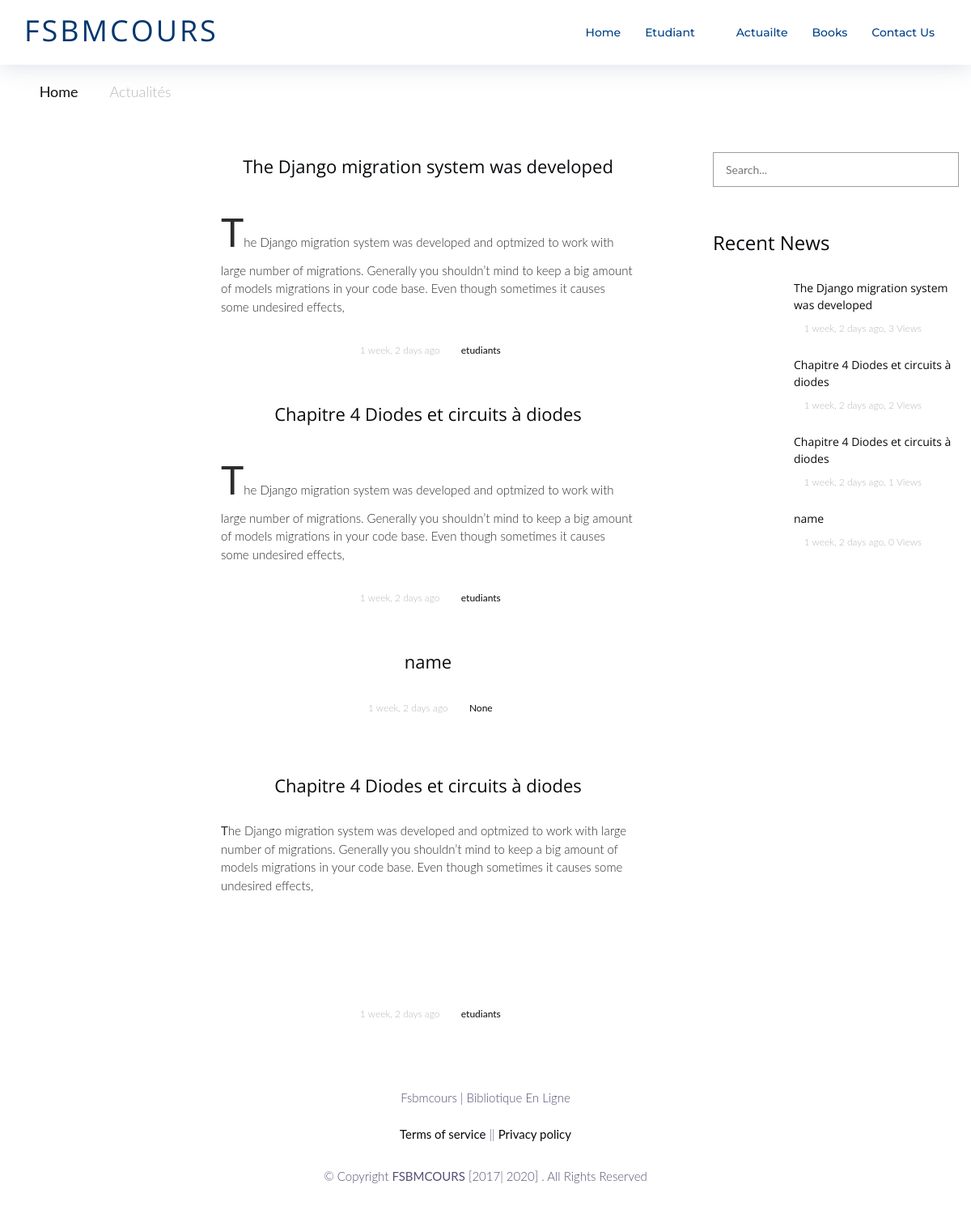
Before: /Articles/ with the older database file.
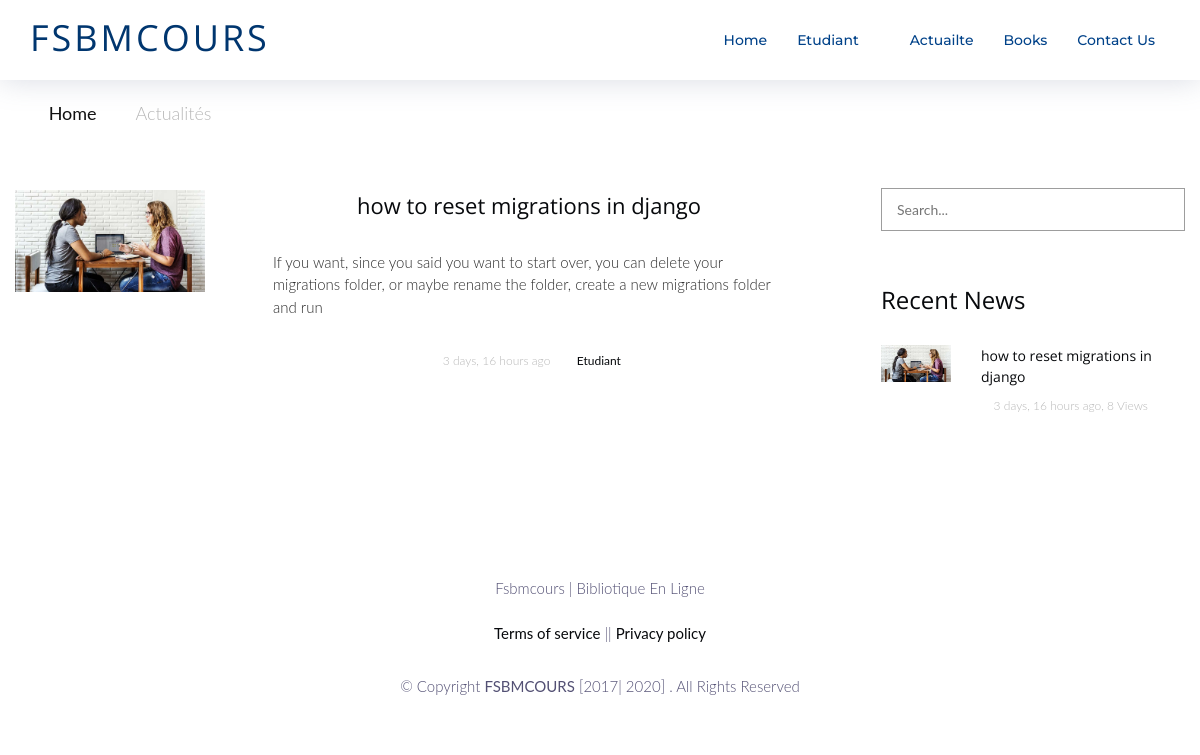
After: the same page with the newer database file.
### article/models.py (models this page shows, shortened)
class Article(models.Model):
    name = models.CharField(max_length=400 , default="name")
    artID = models.CharField(max_length=400 , default="0")
    cat = models.ForeignKey(Cat, null=True, on_delete= models.SET_NULL)
    catID = models.IntegerField(default=0)
    discripton = RichTextField()
    artbody = RichTextUploadingField()
    pic  = models.ImageField(upload_to="Article",default="art.png", null=True, blank=True)
    date = models.DateTimeField(auto_now_add=True)
    writer = models.ForeignKey(User ,null=True, on_delete=models.SET_NULL)
    tags = models.ManyToManyField(Tags,  blank=True)
    show = models.IntegerField(default=0)
    act = models.IntegerField(default=0)
    rand = models.IntegerField(default=0)

class Cat(models.Model):
    name = models.CharField(max_length=400 , default="name")
    count = models.IntegerField(default=0)
    show = models.IntegerField(default=0)
    def __str__(self):
        return self.name

### article/views.py (the view)
# urls.py: url(r'^Articles/$',views.Articlepage,name="Articlepage"),
def Articlepage(request):
    context = {
         'Cats': Cat.objects.all().order_by('pk'),
        'Filiers': Filier.objects.all(),
         'Semmesters': Semmester.objects.all(),
        'modules':Module.objects.all().order_by('-show')[:6],
        'ArticlePop':Article.objects.all().order_by('-show')[:6],
        'articles' : Article.objects.filter(),
        'Filiernavebar': Filier.objects.all().order_by('pk'),
    }
    responce = render(request,'front/ArticlePage.html',context)
    return responce

### main/templates/front/ArticlePage.html (shortened to what this page needs)
{% extends 'front/base.html'%}{% load static %}  {% load humanize %} {%block titleblock%}
<link href="{%static 'front/css/ArticleDetail.css'%}" rel="stylesheet">
{%endblock%}
 {%block containerblock%}
	<div class="site-breadcrumb" style="margin-top: 40px;">
		<div class="container">
      <a href="/"><i class="fa fa-home"></i> Home</a> <i class="fa fa-angle-right"></i>Actualités
		</div>
	</div>
    <div class="container-fluid">
        <div class="row" style="margin-top: 1px !important;">
            <div class="col-lg-8">
                <div class="blog-left-sidebar">
                    <div class="row justify-content-sm-center" style="margin-bottom: 1px;">
                      {%for art in articles %}
                      <div class="col-xl-12" style="margin-bottom: 1px; margin-top: 2px !important;">
                        <div class="blog-item">
                          <div class="blog-thumb " >
                            <img src="{{art.pic.url}}" alt="" class="img-fluid">
                          </div>
                          <div class="blog-content">
                            <h4>
                              <a href="{% url 'ArticleDetail' art.artID %}" id="" target="_blank" rel="noopener noreferrer">{{art.name}}</a>
                            </h4>
                            <p>{{art.discripton|safe}}</p>
                            <div class="blog-meta">
                              <span><i class="fa fa-calendar-o"></i> {{ art.date|naturaltime }}</span>
                              <span><i class="fa fa-tag"></i><a href="{% url 'Catpage' art.cat %}">{{art.cat}}</a></span>
                            </div>
                          </div>
                        </div>
                      </div>
                      {%endfor%}
                    </div>
                </div>
            </div>
                      <div class="col-sm-8 col-md-5 col-lg-4 col-xl-3 offset-xl-1 offset-0 pl-xl-0  ">
                <div class="sidebar jm-sticky-top">
                          <div class="widget">
                              <form class="search-widget">
                                  <input type="text" placeholder="Search...">
                                  <button></button>
                              </form>
                </div>
                          <div class="widget">
                              <h5 class="widget-title">Recent News</h5>
                              <div class="recent-post-widget">
                    {% for popArt in ArticlePop%}
                                  <div class="rp-item">
                                      <div class="rp-thumb ">
                        <img src="{{popArt.pic.url}}" alt="" class="img-fluid">
                      </div>
                                      <div class="rp-content">
                                          <h6>{{popArt.name}}</h6>
                                          <p><i class="fa fa-clock-o"></i> {{popArt.date|naturaltime }}, {{ popArt.show}} Views</p>
                                      </div>
                    </div>
                    {%endfor%}
                              </div>
                          </div>
                          <div class="widget">
                          </div>
                </div>
                      </div>
        </div>
        </div>
 {%endblock%}

Changed rows visible on the page:
removed Article: name "The Django migration system was developed", discripton "T he Django migration system was developed and optmized to work with large number of migrations. Generally you shouldn’t mind to keep a big amount of models migrations in your code base. Even though sometimes it causes some undesired effects,", date "1 week, 2 days ago", cat "etudiants", show "3"
removed Article: name "Chapitre 4 Diodes et circuits à diodes", discripton "T he Django migration system was developed and optmized to work with large number of migrations. Generally you shouldn’t mind to keep a big amount of models migrations in your code base. Even though sometimes it causes some undesired effects,", date "1 week, 2 days ago", cat "etudiants", show "2"
removed Article: name "name", date "1 week, 2 days ago", cat "None", show "0"
removed Article: name "Chapitre 4 Diodes et circuits à diodes", discripton "T he Django migration system was developed and optmized to work with large number of migrations. Generally you shouldn’t mind to keep a big amount of models migrations in your code base. Even though sometimes it causes some undesired effects,", date "1 week, 2 days ago", cat "etudiants", show "1"
added Article: pic (picture), name "how to reset migrations in django", discripton "If you want, since you said you want to start over, you can delete your migrations folder, or maybe rename the folder, create a new migrations folder and run", date "3 days, 16 hours ago", cat "Etudiant", show "8"
